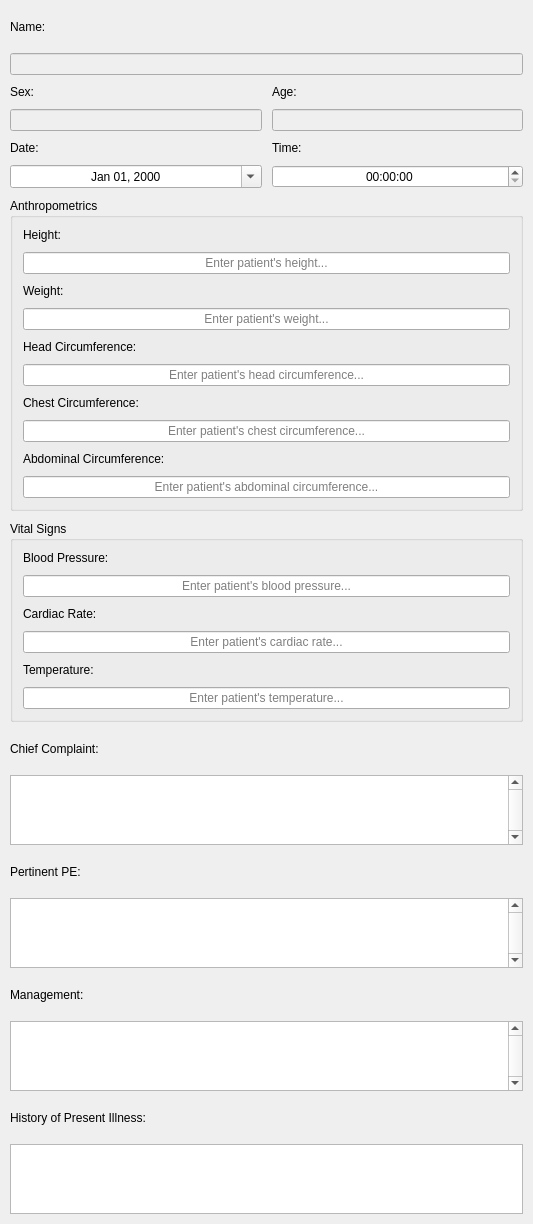
       <widget class="QWidget" name="wdgt_scrllarea_patient_record">
        <property name="geometry">
         <rect>
          <x>0</x>
          <y>-123</y>
          <width>533</width>
          <height>1224</height>
         </rect>
        </property>
        <layout class="QVBoxLayout" name="wdgt_scrllarea_patient_record_layout" stretch="1,1,1,1,1,1,1,1,1,1,1,1,1,1">
         <property name="spacing">
          <number>10</number>
         </property>
         <property name="leftMargin">
          <number>10</number>
         </property>
         <property name="topMargin">
          <number>10</number>
         </property>
         <property name="rightMargin">
          <number>10</number>
         </property>
         <property name="bottomMargin">
          <number>10</number>
         </property>
         <item>
          <widget class="QLabel" name="lbl_name">
           <property name="text">
            <string>Name:</string>
           </property>
          </widget>
         </item>
         <item>
          <widget class="QLineEdit" name="lnedit_name">
           <property name="enabled">
            <bool>false</bool>
           </property>
           <property name="alignment">
            <set>Qt::AlignCenter</set>
           </property>
          </widget>
         </item>
         <item>
          <layout class="QHBoxLayout" name="hlo_sex_age" stretch="1,1">
           <property name="spacing">
            <number>10</number>
           </property>
           <item>
            <layout class="QVBoxLayout" name="vlo_sex" stretch="1,1">
             <property name="spacing">
              <number>10</number>
             </property>
             <item>
              <widget class="QLabel" name="lbl_sex">
               <property name="text">
                <string>Sex:</string>
               </property>
              </widget>
             </item>
             <item>
              <widget class="QLineEdit" name="lnedit_sex">
               <property name="enabled">
                <bool>false</bool>
               </property>
               <property name="alignment">
                <set>Qt::AlignCenter</set>
               </property>
              </widget>
             </item>
            </layout>
           </item>
           <item>
            <layout class="QVBoxLayout" name="vlo_age" stretch="1,1">
             <property name="spacing">
              <number>10</number>
             </property>
             <item>
              <widget class="QLabel" name="lbl_age">
               <property name="text">
                <string>Age:</string>
               </property>
              </widget>
             </item>
             <item>
              <widget class="QLineEdit" name="lnedit_age">
               <property name="enabled">
                <bool>false</bool>
               </property>
               <property name="alignment">
                <set>Qt::AlignCenter</set>
               </property>
              </widget>
             </item>
            </layout>
           </item>
          </layout>
         </item>
         <item>
          <layout class="QHBoxLayout" name="hlo_date_time" stretch="1,1">
           <property name="spacing">
            <number>10</number>
           </property>
           <item>
            <layout class="QVBoxLayout" name="vlo_date" stretch="1,0">
             <property name="spacing">
              <number>10</number>
             </property>
             <item>
              <widget class="QLabel" name="lbl_consultation_date">
               <property name="text">
                <string>Date:</string>
               </property>
              </widget>
             </item>
             <item>
              <widget class="QDateEdit" name="dtedit_consultation_date">
               <property name="alignment">
                <set>Qt::AlignCenter</set>
               </property>
               <property name="buttonSymbols">
                <enum>QAbstractSpinBox::NoButtons</enum>
               </property>
               <property name="displayFormat">
                <string>MMM dd, yyyy</string>
               </property>
               <property name="calendarPopup">
                <bool>true</bool>
               </property>
              </widget>
             </item>
            </layout>
           </item>
           <item>
            <layout class="QVBoxLayout" name="vlo_time" stretch="1,1">
             <property name="spacing">
              <number>10</number>
             </property>
             <item>
              <widget class="QLabel" name="lbl_consultation_time">
               <property name="text">
                <string>Time:</string>
               </property>
              </widget>
             </item>
             <item>
              <widget class="QTimeEdit" name="tmedit_consultation_time">
               <property name="alignment">
                <set>Qt::AlignCenter</set>
               </property>
              </widget>
             </item>
            </layout>
           </item>
          </layout>
         </item>
         <item>
          <widget class="QGroupBox" name="grpbx_anthropometrics">
           <property name="title">
            <string>Anthropometrics</string>
           </property>
           <layout class="QVBoxLayout" name="grpbx_anthropometrics_layout" stretch="1,1,1,1,1,1,1,1,1,1">
            <property name="spacing">
             <number>10</number>
            </property>
            <property name="leftMargin">
             <number>10</number>
            </property>
            <property name="topMargin">
             <number>10</number>
            </property>
            <property name="rightMargin">
             <number>10</number>
            </property>
            <property name="bottomMargin">
             <number>10</number>
            </property>
            <item>
             <widget class="QLabel" name="lbl_height">
              <property name="text">
               <string>Height:</string>
              </property>
             </widget>
            </item>
            <item>
             <widget class="QLineEdit" name="lnedit_height">
              <property name="alignment">
               <set>Qt::AlignCenter</set>
              </property>
              <property name="placeholderText">
               <string>Enter patient's height...</string>
              </property>
              <property name="clearButtonEnabled">
               <bool>true</bool>
              </property>
             </widget>
            </item>
            <item>
             <widget class="QLabel" name="lbl_weight">
              <property name="text">
               <string>Weight:</string>
              </property>
             </widget>
            </item>
            <item>
             <widget class="QLineEdit" name="lnedit_weight">
              <property name="alignment">
               <set>Qt::AlignCenter</set>
              </property>
              <property name="placeholderText">
               <string>Enter patient's weight...</string>
              </property>
              <property name="clearButtonEnabled">
               <bool>true</bool>
              </property>
             </widget>
            </item>
            <item>
             <widget class="QLabel" name="lbl_head_circumference">
              <property name="text">
               <string>Head Circumference:</string>
              </property>
             </widget>
            </item>
            <item>
             <widget class="QLineEdit" name="lnedit_head_circumference">
              <property name="alignment">
               <set>Qt::AlignCenter</set>
              </property>
              <property name="placeholderText">
               <string>Enter patient's head circumference...</string>
              </property>
              <property name="clearButtonEnabled">
               <bool>true</bool>
              </property>
             </widget>
            </item>
            <item>
             <widget class="QLabel" name="lbl_chest_circumference">
              <property name="text">
               <string>Chest Circumference:</string>
              </property>
             </widget>
            </item>
            <item>
             <widget class="QLineEdit" name="lnedit_chest_circumference">
              <property name="alignment">
               <set>Qt::AlignCenter</set>
              </property>
              <property name="placeholderText">
               <string>Enter patient's chest circumference...</string>
              </property>
              <property name="clearButtonEnabled">
               <bool>true</bool>
              </property>
             </widget>
            </item>
            <item>
             <widget class="QLabel" name="lbl_abdominal_circumference">
              <property name="text">
               <string>Abdominal Circumference:</string>
              </property>
             </widget>
            </item>
            <item>
             <widget class="QLineEdit" name="lnedit_abdominal_circumference">
              <property name="alignment">
               <set>Qt::AlignCenter</set>
              </property>
              <property name="placeholderText">
               <string>Enter patient's abdominal circumference...</string>
              </property>
              <property name="clearButtonEnabled">
               <bool>true</bool>
              </property>
             </widget>
            </item>
           </layout>
          </widget>
         </item>
         <item>
          <widget class="QGroupBox" name="grpbx_vital_signs">
           <property name="title">
            <string>Vital Signs</string>
           </property>
           <layout class="QVBoxLayout" name="grpbx_vital_signs_layout" stretch="1,1,1,1,1,1">
            <property name="spacing">
             <number>10</number>
            </property>
            <property name="leftMargin">
             <number>10</number>
            </property>
            <property name="topMargin">
             <number>10</number>
            </property>
            <property name="rightMargin">
             <number>10</number>
            </property>
            <property name="bottomMargin">
             <number>10</number>
            </property>
            <item>
             <widget class="QLabel" name="lbl_blood_pressure">
              <property name="text">
               <string>Blood Pressure:</string>
              </property>
             </widget>
            </item>
            <item>
             <widget class="QLineEdit" name="lnedit_blood_pressure">
              <property name="alignment">
               <set>Qt::AlignCenter</set>
              </property>
              <property name="placeholderText">
               <string>Enter patient's blood pressure...</string>
              </property>
              <property name="clearButtonEnabled">
               <bool>true</bool>
              </property>
             </widget>
            </item>
            <item>
             <widget class="QLabel" name="lbl_cardiac_rate">
              <property name="text">
               <string>Cardiac Rate:</string>
              </property>
             </widget>
            </item>
            <item>
             <widget class="QLineEdit" name="lnedit_cardiac_rate">
              <property name="alignment">
               <set>Qt::AlignCenter</set>
              </property>
              <property name="placeholderText">
               <string>Enter patient's cardiac rate...</string>
              </property>
              <property name="clearButtonEnabled">
               <bool>true</bool>
              </property>
             </widget>
            </item>
            <item>
             <widget class="QLabel" name="lbl_temperature">
              <property name="text">
               <string>Temperature:</string>
              </property>
             </widget>
            </item>
            <item>
             <widget class="QLineEdit" name="lnedit_temperature">
              <property name="alignment">
               <set>Qt::AlignCenter</set>
              </property>
              <property name="placeholderText">
               <string>Enter patient's temperature...</string>
              </property>
              <property name="clearButtonEnabled">
               <bool>true</bool>
              </property>
             </widget>
            </item>
           </layout>
          </widget>
         </item>
         <item>
          <widget class="QLabel" name="lbl_chief_complaint">
           <property name="text">
            <string>Chief Complaint:</string>
           </property>
          </widget>
         </item>
         <item>
          <widget class="QTextEdit" name="txtedit_chief_complaint">
           <property name="verticalScrollBarPolicy">
            <enum>Qt::ScrollBarAlwaysOn</enum>
           </property>
          </widget>
         </item>
         <item>
          <widget class="QLabel" name="lbl_pertinent_pe">
           <property name="text">
            <string>Pertinent PE:</string>
           </property>
          </widget>
         </item>
         <item>
          <widget class="QTextEdit" name="txtedit_pertinent_pe">
           <property name="verticalScrollBarPolicy">
            <enum>Qt::ScrollBarAlwaysOn</enum>
           </property>
          </widget>
         </item>
         <item>
          <widget class="QLabel" name="lbl_management">
           <property name="text">
            <string>Management:</string>
           </property>
          </widget>
         </item>
         <item>
          <widget class="QTextEdit" name="txtedit_management">
           <property name="verticalScrollBarPolicy">
            <enum>Qt::ScrollBarAlwaysOn</enum>
           </property>
          </widget>
         </item>
         <item>
          <widget class="QLabel" name="lbl_history_of_present_illness">
           <property name="text">
            <string>History of Present Illness:</string>
           </property>
          </widget>
         </item>
         <item>
          <widget class="QTextEdit" name="txtedit_history_of_present_illness"/>
         </item>
        </layout>
       </widget>
